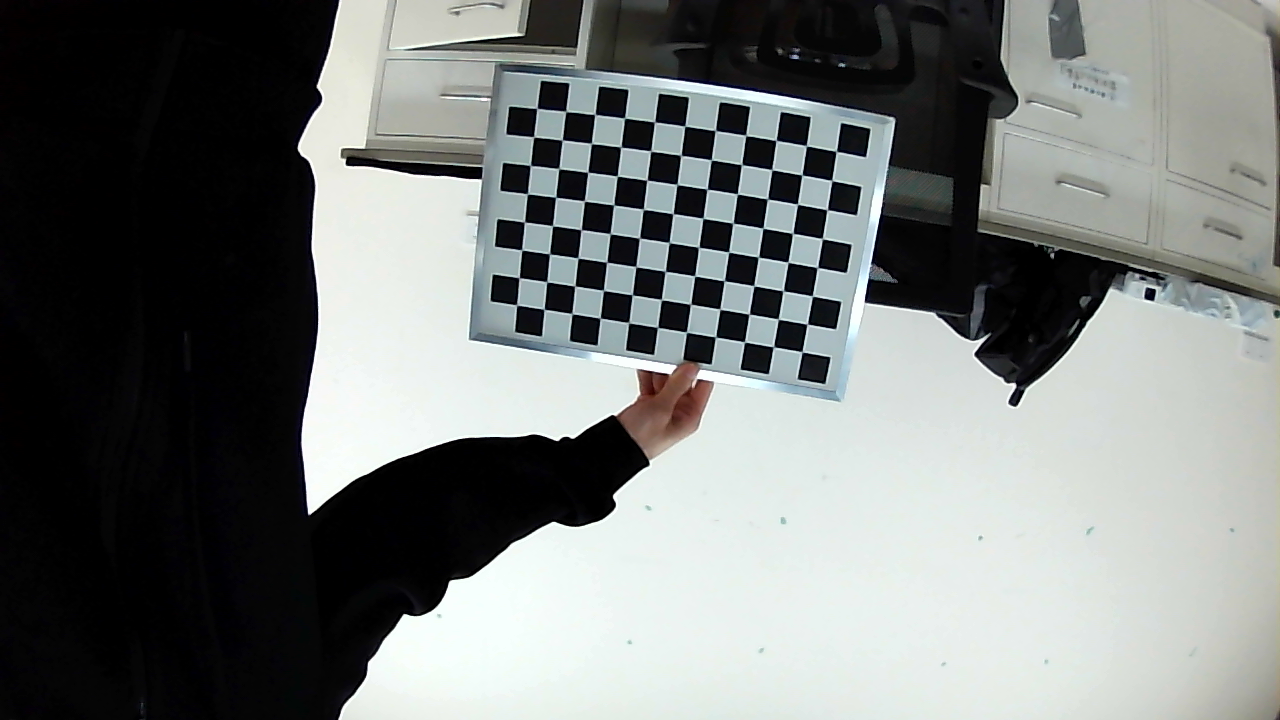
#> input picture home/analog/workspace/img/0.png, 1280 x 720 px, given in place of the camera
$ python detector.py
#> lines starting #> are read from the running program, lines starting #| are printed output that depends on the picture; after the words box and inside, x2 and y2 are one past the last pixel; in counts of white or black regions, pixels touching at a corner belong together
### home/analog/workspace/lab_code/detector/camera.py
#!/usr/bin/env python3
import cv2 as cv
import numpy as np
class Camera():
    def __init__(self):
        self.cap = cv.VideoCapture(0)
        self.map = None
        self.mtx = np.array([
        [907.59214944,   0.        , 670.28657045],
        [  0.        , 909.44702711, 371.08443633],
        [  0.        ,   0.        ,   1.        ]]
        #[911.96336073,   0.        , 649.87602282],
        #[  0.        , 908.41883644, 386.58558894],
        #[  0.        ,   0.        ,   1.        ]]
        , dtype = np.float32)
        self.dist = np.array([[-0.47747439,  0.12121833, -0.00313772,  0.0005717,   0.41171761]], dtype = np.float32)
        #self.dist = np.array([[-0.48869604,  0.3466519,   0.00467663, -0.00255965, -0.16493041]], dtype = np.float32)
    def get_image(self):
        ret, frame = self.cap.read()
#> frame is the input picture: shape (720, 1280, 3); mean B, G, R 120.6, 122.3, 118.5
        if self.map is None:
            h, w = frame.shape[:2]
            new_camera_matrix, roi = cv.getOptimalNewCameraMatrix(self.mtx, self.dist, (w, h), 1, (w, h))
            self.map = cv.initUndistortRectifyMap(self.mtx, self.dist, None, new_camera_matrix, (w, h), 5)
        frame = cv.remap(frame, self.map[0], self.map[1], cv.INTER_LINEAR)
        if not ret:
            raise Exception('failed to read image')

        return frame

# [8 lines that do not run on import are left out]

### home/analog/workspace/lab_code/detector/detector.py
#!/usr/bin/env python3
import cv2 as cv
import numpy as np
#from transform import four_point_transform

# [28 lines left out: function find_red_point_on_line, not called in this run]


def find_green_point_on_line(image, outline):
    left = min(outline[0][0], outline[2][0]) - 15
    right = max(outline[1][0], outline[3][0]) + 15
    top = min(outline[0][1], outline[1][1]) - 15
    bottom = max(outline[2][1], outline[3][1]) + 15
    reg = image[top:bottom, left:right]

    hsv = cv.cvtColor(reg, cv.COLOR_BGR2HSV)
    lower = np.array([35, 43, 46])
    upper = np.array([77, 255, 255])
    mask = cv.inRange(hsv, lower, upper)

    red_pix = np.column_stack(np.where(mask > 100))
    #print(red_pix)
    if len(red_pix)== 0:
        print('found nothing on line')
        return None
    centroid = np.round(np.mean(red_pix, axis=0)).astype(int)
    #print(centroid)
    cv.circle(reg, (centroid[1], centroid[0]), 3, (255, 0, 0), 2)
    cv.imshow('cropped', reg)
    # cv.imshow('masked', mask)
    return (centroid[1] + left, centroid[0] + top)

# [59 lines left out: function red_point, not called in this run]

def green_point(image, outline):
    scale = 2
    image = cv.resize(image, (0, 0), fx=1 / scale, fy=1 / scale)
    outline = list(map(lambda o: (o / scale).astype(int), outline))
    hsv = cv.cvtColor(image, cv.COLOR_BGR2HSV)

    lower = np.array([35, 43, 46])
    upper = np.array([77, 255, 255])
    mask = cv.inRange(hsv, lower, upper)

    kernel = cv.getStructuringElement(cv.MORPH_ELLIPSE, (3, 3))
    mask = cv.morphologyEx(mask, cv.MORPH_OPEN, kernel)
    blurred = cv.blur(mask, (5, 5))

    conts, hierachy = cv.findContours(blurred, cv.RETR_CCOMP, cv.CHAIN_APPROX_SIMPLE)

    if len(conts) < 2:
        print(f'warning: cannot find enough region ({len(conts)})')
        #try to find on the line
        ret = find_green_point_on_line(image, outline)
        if ret is None:
            return None
        cv.circle(image, ret, 3, (255, 0, 0), 2)
        cv.imshow('cont', image)
        cv.waitKey(1)
        return (ret[0] * scale, ret[1] * scale)
    if len(conts) > 2:
        print('warning: avoid other red objects in the scene')

    max_cont_index = 0
    max_area = cv.contourArea(conts[0])
    for i in range(0, len(conts)):
        if cv.contourArea(conts[i]) > max_area:
            max_area = cv.contourArea(conts[i])
            max_cont_index = i

    mo = cv.moments(conts[max_cont_index])
    x, y = int(mo['m10'] / (mo['m00'] + 1e-5)), int(mo['m01'] / (mo['m00'] + 1e-5))

    cv.circle(image, (x, y), 3, (255,  0, 0), 2)
    cv.drawContours(image, conts, -1, (255, 0, 0), 1)
    cv.imshow('cont', image)
    cv.waitKey(1)

    return (x * scale, y * scale)


## get the corner of a rectangle
def corner(image):
    img = image.copy()
    gray = cv.cvtColor(img, cv.COLOR_BGR2GRAY)
    blurred = cv.GaussianBlur(gray, (5, 5), 0)
    #cv.imshow('blurred', blurred)
    edges = cv.Canny(blurred, 0, 150, apertureSize = 5)
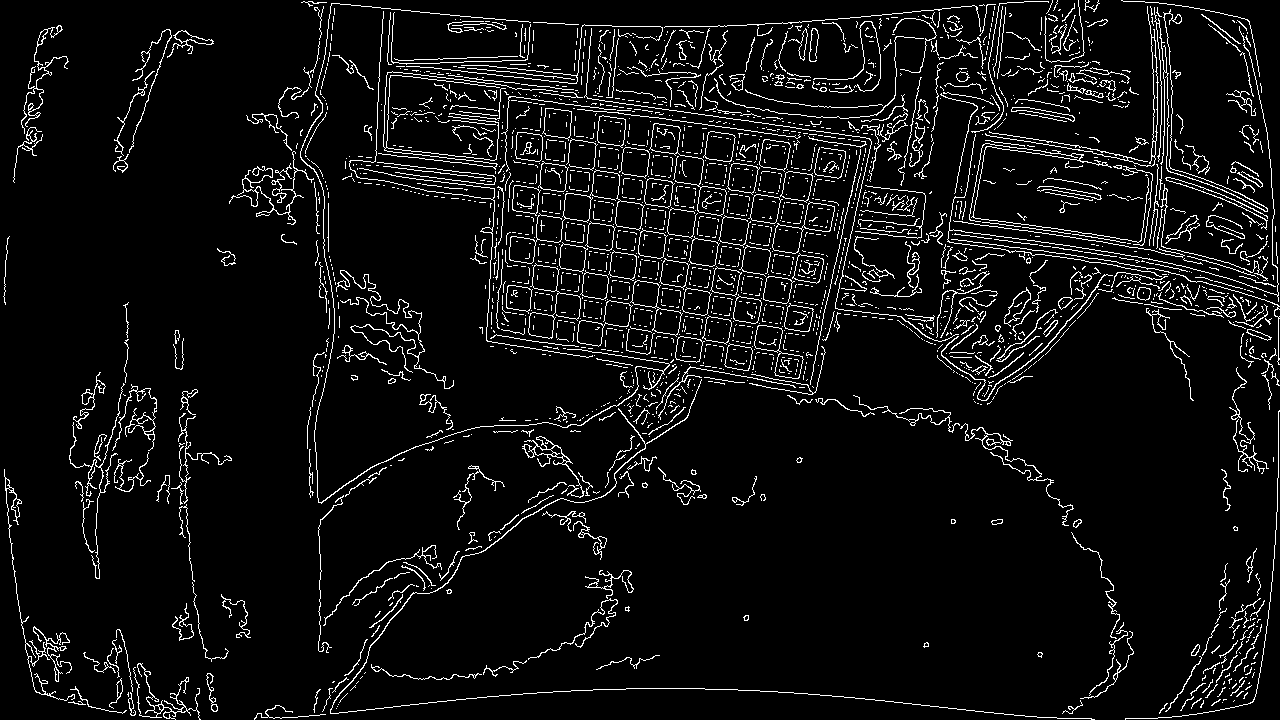
#> edges: shape (720, 1280); 6.3% white in thin lines or dots
    close_kernel = cv.getStructuringElement(cv.MORPH_CROSS, (7, 7))
    edges = cv.morphologyEx(edges, cv.MORPH_CLOSE, close_kernel)
#> edges: shape (720, 1280); 16.7% white; 447 white regions (374 under 20 px), largest, box (x1, y1, x2, y2) and area: (229, 0, 1280, 720) 128155, (4, 469, 201, 720) 4136, (69, 372, 157, 579) 2848
    open_kernel = cv.getStructuringElement(cv.MORPH_RECT, (3, 3))
    edges = cv.morphologyEx(edges, cv.MORPH_OPEN, open_kernel)
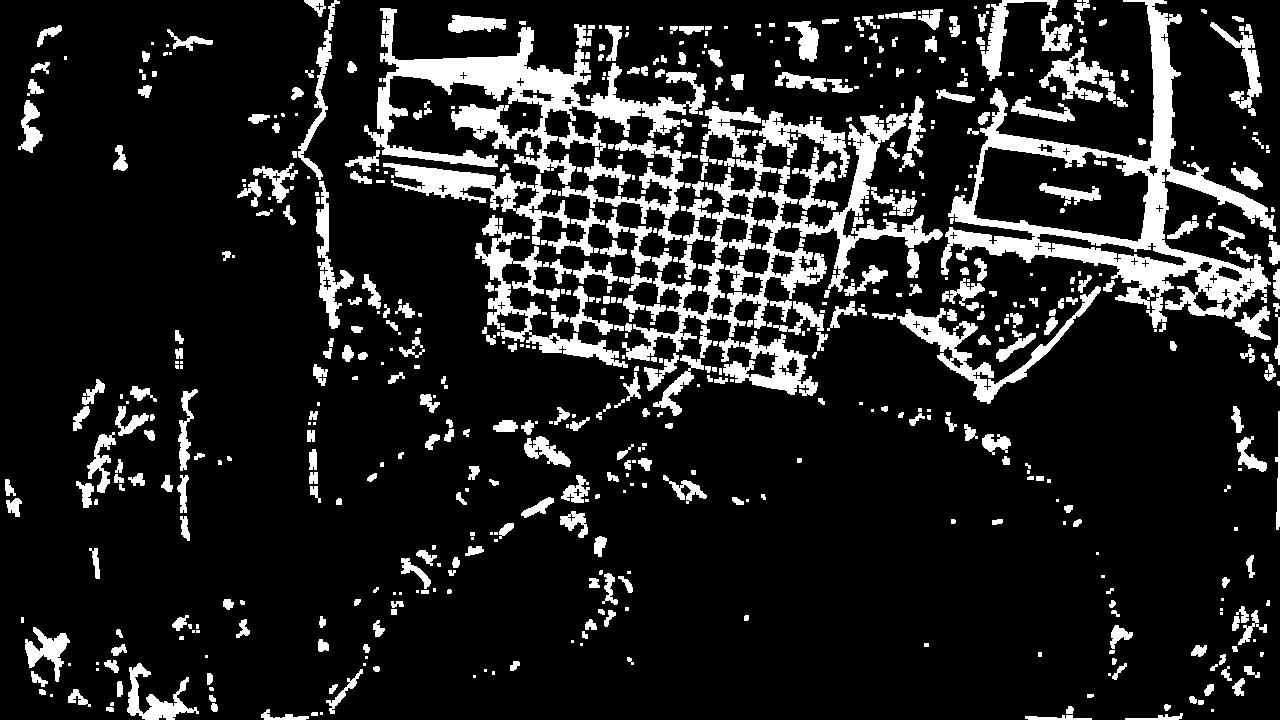
#> edges: shape (720, 1280); 14.1% white; 687 white regions (218 under 20 px)

    #cv.imshow('edge', edges)

    conts, _ = cv.findContours(edges.copy(), cv.RETR_EXTERNAL, cv.CHAIN_APPROX_SIMPLE)
#> conts = 682 contours, 331 with area under 20; largest, box (x1, y1, x2, y2) and area: (941, 0, 1276, 328) 32501, (364, 8, 706, 185) 13278, (792, 113, 943, 292) 4108, (475, 215, 628, 368) 3548, (383, 163, 570, 235) 3281
    #epsilon = [0.02 * cv.arcLength(cont, True) for cont in contours]
    #approx = [cv.approxPolyDP(cont, eps, True) for (cont, eps) in zip(contours, epsilon)]
    #contours = filter(lambda apr: len(apr) == 4 and cv.contourArea(apr) > 1000, approx)

    max_cont = conts[0]
#> max_cont = contour of 21 points, box (x1, y1, x2, y2) (1025, 715, 1092, 720), area 132
    bounding = cv.boundingRect(max_cont)
#> bounding = (1025, 715, 67, 5)
    max_bounding_size = bounding[2] * bounding[3]
#> max_bounding_size = 335
    for i in conts:
        bounding = cv.boundingRect(i)
        if bounding[2] * bounding[3] > max_bounding_size:
            max_cont = i
            max_bounding_size = bounding[2] * bounding[3]
#> this loop made 682 passes
#> (bounding, max_bounding_size) on passes 2, 6, 30, 38: ((1125, 713, 58, 7), 406), ((261, 709, 48, 11), 528), ((326, 669, 37, 45), 1665), ((127, 663, 72, 57), 4104)
#> after the loop, max_bounding_size = 109880; max_cont = contour of 1359 points, box (x1, y1, x2, y2) (941, 0, 1276, 328), area 32501

    cont_img = np.zeros((img.shape[0], img.shape[1], 1), dtype = np.uint8)
    cv.drawContours(cont_img, [max_cont], 0, 255, 5)
#> cont_img: shape (720, 1280, 1); 1.8% white; 1 white region

    conts, _ = cv.findContours(cont_img, cv.RETR_EXTERNAL, cv.CHAIN_APPROX_SIMPLE)
#> conts = 1 contour; box (x1, y1, x2, y2) and area: (938, 0, 1279, 331) 40562
    if len(conts) != 1:
        print("warning: more than one outer contour")

    cont_img = np.zeros(cont_img.shape, dtype = np.uint8)
    cv.drawContours(cont_img, conts, 0, 255, 25)
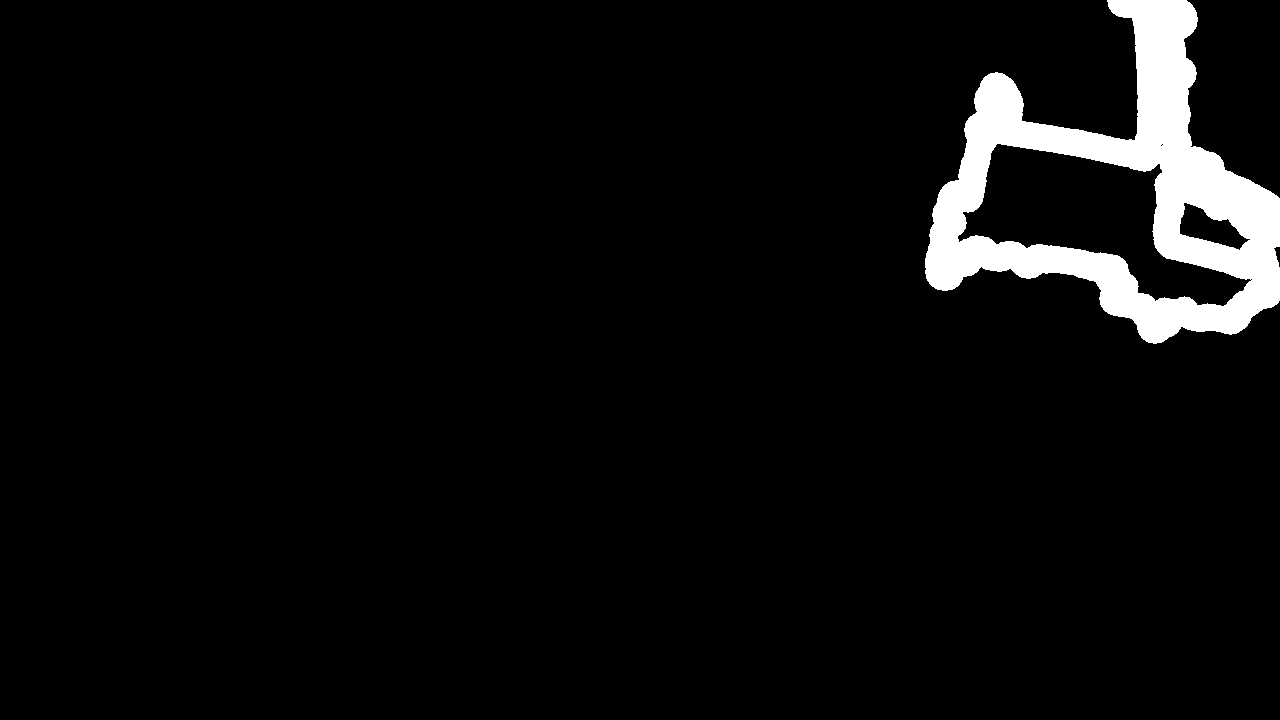
#> cont_img: shape (720, 1280, 1); 4.7% white; 1 white region

    #cv.drawContours(image, conts, -1, (0, 255, 0), 10)
    #cv.imshow('test', image)

    conts, hierarchy = cv.findContours(cont_img, cv.RETR_CCOMP, cv.CHAIN_APPROX_SIMPLE)
#> conts = 6 contours, 3 with area under 20; largest, box (x1, y1, x2, y2) and area: (925, 0, 1280, 344) 64332, (957, 143, 1252, 307) 20401, (1179, 202, 1251, 251) 1662
    if len(hierarchy) != 1:
        print("warning: more than one outer contour in step 2")

    max_inner_contour = conts[0]
#> max_inner_contour = contour of 605 points, box (x1, y1, x2, y2) (925, 0, 1280, 344), area 64332
    max_inner_area = 0
    for (i, hiera) in zip(conts, hierarchy[0]):
        if(hiera[3] == -1):
            continue # skip, because it is the father!

        if cv.contourArea(i) > max_inner_area:
            max_inner_area = cv.contourArea(i)
            max_inner_contour = i
#> this loop made 6 passes
#> (hiera, max_inner_area) on passes 3, 6: ([3, 1, -1, 0], 1662), ([-1, 4, -1, 0], 20401)
#> after the loop, max_inner_area = 20401; max_inner_contour = contour of 350 points, box (x1, y1, x2, y2) (957, 143, 1252, 307), area 20401

    cv.drawContours(img, [max_inner_contour], -1, (0, 255, 0), 1)
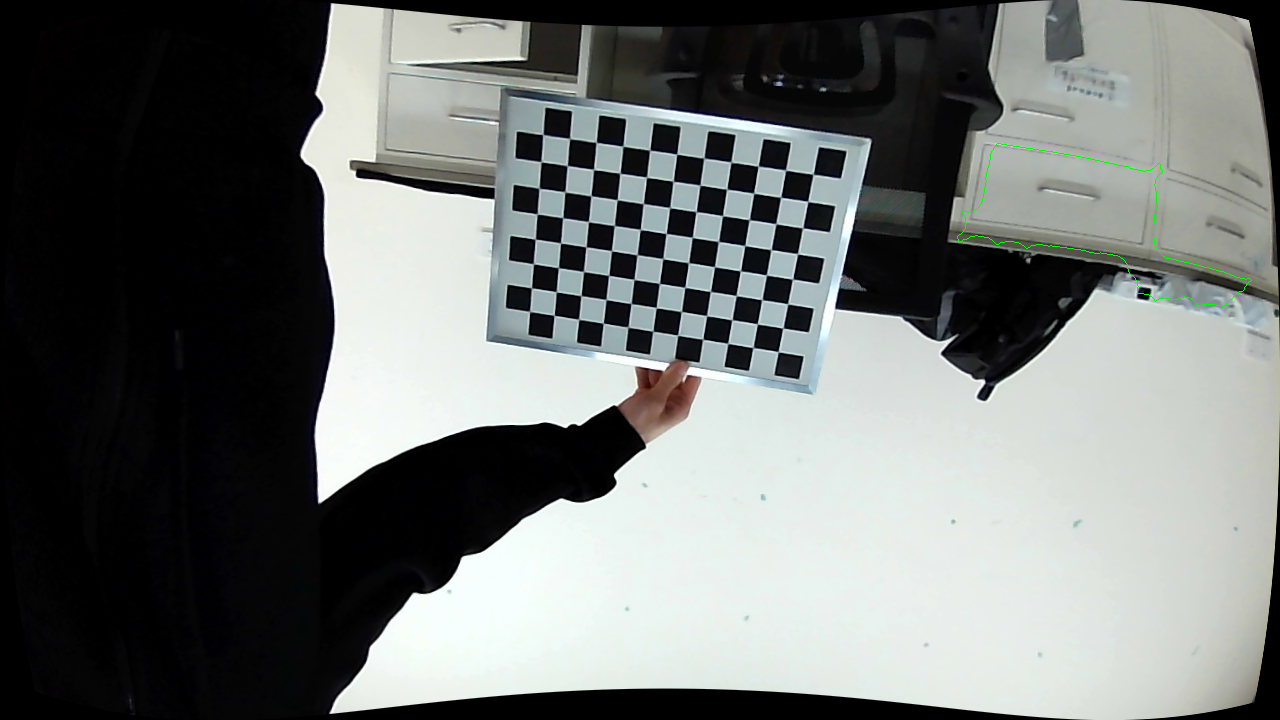
#> img: shape (720, 1280, 3); mean B, G, R 114.1, 116.1, 112.4
    cv.imshow('test2', img)

    cont = max_inner_contour
#> cont has the same summary as max_inner_contour
    dist = [(i[0][0] - 0)**2 + (i[0][1] - 0)**2 for i in cont]
#> dist = 350 values, max 1643401 at index 148, min 970388 at index 309, mean 1280617.7
    lt = cont[dist.index(min(dist))]
#> lt = [[962, 212]]
    dist = [(i[0][0] - image.shape[1])**2 + (i[0][1] - 0)**2 for i in cont]
#> dist = 350 values, max 161765 at index 292, min 41210 at index 61, mean 95184.1
    rt = cont[dist.index(min(dist))]
#> rt = [[1159, 163]]
    dist = [(i[0][0] - 0)**2 + (i[0][1] - image.shape[1])**2 for i in cont]
#> dist = 350 values, max 2591056 at index 62, min 1997125 at index 291, mean 2328337.9
    lb = cont[dist.index(min(dist))]
#> lb = [[959, 242]]
    dist = [(i[0][0] - image.shape[1])**2 + (i[0][1] - image.shape[1])**2 for i in cont]
#> dist = 350 values, max 1372858 at index 0, min 951925 at index 167, mean 1142904.3
    rb = cont[dist.index(min(dist))]
#> rb = [[1223, 306]]
    return (lt[0], rt[0], lb[0], rb[0])
    # [4 lines of commented-out code are left out]

# [40 lines left out: function rectangle, not called in this run]

    #TODO: bount with
#

def test2():
    from camera import Camera
    cam = Camera()
    img = cam.get_image()
    outline = corner(img)
#> outline = ([962, 212], [1159, 163], [959, 242], [1223, 306])
    while True:
        img = cam.get_image()
        #print(outline)
        green_point(img, outline)
#> in green_point, `image = cv.resize(image, (0, 0), fx=1 / scale, fy=1 / scale)`:
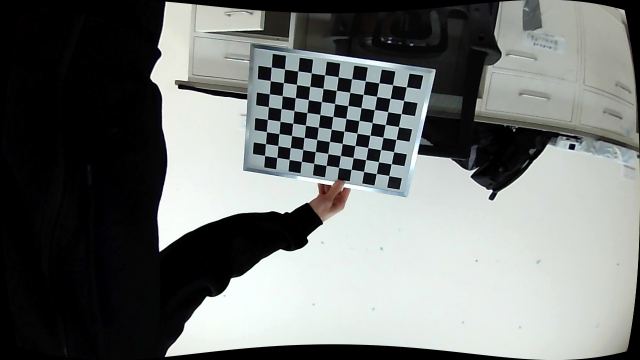
#> image: shape (360, 640, 3); mean of channels 0, 1, 2 114.3, 116.1, 112.6; drawn as B, G, R
#> in green_point, `outline = list(map(lambda o: (o / scale).astype(int), outline))`: outline = [[481, 106], [579, 81], [479, 121], [611, 153]]
#> in green_point, `conts, hierachy = cv.findContours(blurred, cv.RETR_CCOMP, cv.CHAIN_APP..`: conts = []
#| warning: cannot find enough region (0)
#> in find_green_point_on_line, `left = min(outline[0][0], outline[2][0]) - 15`: left = 464
#> in find_green_point_on_line, `right = max(outline[1][0], outline[3][0]) + 15`: right = 626
#> in find_green_point_on_line, `top = min(outline[0][1], outline[1][1]) - 15`: top = 66
#> in find_green_point_on_line, `bottom = max(outline[2][1], outline[3][1]) + 15`: bottom = 168
#> in find_green_point_on_line, `mask = cv.inRange(hsv, lower, upper)`:
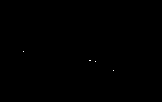
#> mask: shape (102, 162); 0.03% white in thin lines or dots, all inside (x1, y1, x2, y2) = (23, 51, 114, 71)
#> in find_green_point_on_line, `red_pix = np.column_stack(np.where(mask > 100))`: red_pix = [[51, 23], [60, 89], [60, 90], [61, 95], [70, 113]]
#> in find_green_point_on_line, `centroid = np.round(np.mean(red_pix, axis=0)).astype(int)`: centroid = [60, 82]
#> in find_green_point_on_line, `cv.circle(reg, (centroid[1], centroid[0]), 3, (255, 0, 0), 2)`:
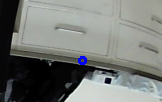
#> reg: shape (102, 162, 3); mean of channels 0, 1, 2 116.9, 120.3, 117.2; drawn as B, G, R
#> in green_point, `ret = find_green_point_on_line(image, outline)`: ret = (546, 126)
        if cv.waitKey(2) == ord('q'):
#> (key q is pressed here)
            break

#from camera import Camera
# [6 lines left out: function test1, not called in this run]
        #conts = det.corner(img)

if __name__ == '__main__':
    test2()
